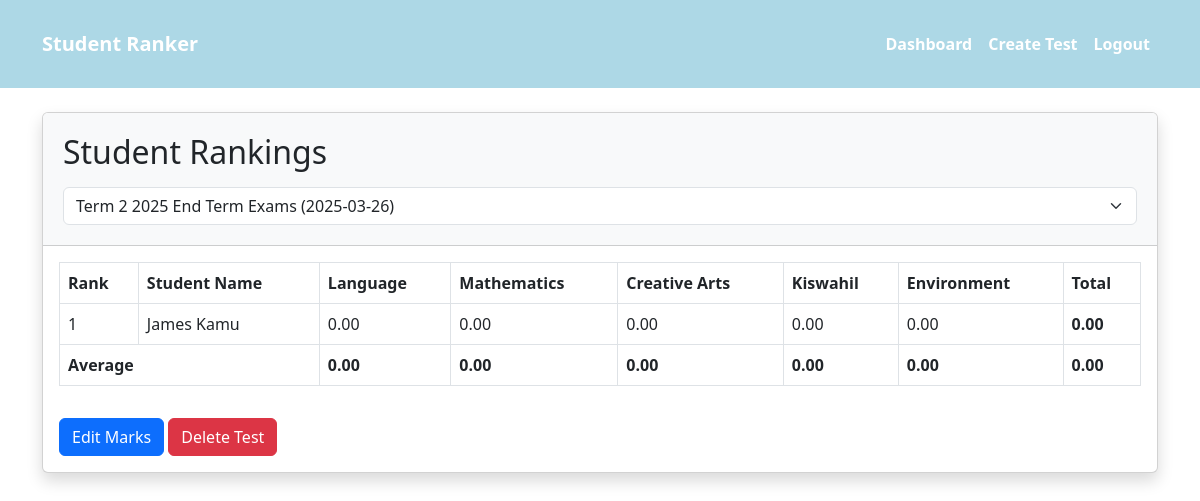
The app's page / (signed in) with its own data.
### ranking/models.py (models this page shows, shortened)
class Subject(models.Model):
    name = models.CharField(max_length=100)

class Student(models.Model):
    name = models.CharField(max_length=100)
    test = models.ForeignKey(Test, on_delete=models.CASCADE)
    class Meta:
        ordering = ['name']

### ranking/views.py (the view)
# urls.py: path('', views.dashboard, name='dashboard'),
@login_required
def dashboard(request):
    tests = Test.objects.filter(created_by=request.user, is_anonymous=False)
    latest_test = tests.order_by('-created_at').first()
    if not request.user.is_authenticated:
        anonymous_tests = Test.objects.filter(created_by=None, is_anonymous=True)
        latest_test = anonymous_tests.order_by('-created_at').first()
    ranked_students = []
    subject_averages = {}
    total_average = 0
    if latest_test:
        students = Student.objects.filter(test=latest_test).annotate(
            total_marks=Sum('mark__value')
        ).order_by('-total_marks')
        ranked_students = []
        for rank, student in enumerate(students, start=1):
            marks = {mark.subject.id: mark.value for mark in student.mark_set.all()}
            ranked_students.append({
                'rank': rank,
                'name': student.name,
                'marks': marks,
                'total': student.total_marks
            })
        subjects = latest_test.subjects.all()
        for subject in subjects:
            avg = Mark.objects.filter(
                subject=subject,
                student__test=latest_test
            ).aggregate(avg=Avg('value'))['avg'] or 0
            subject_averages[subject.id] = avg
        if students.exists():
            total_average = sum(s.total_marks for s in students) / students.count()
    context = {
        'latest_test': latest_test,
        'tests': tests if request.user.is_authenticated else [],
        'ranked_students': ranked_students,
        'subject_averages': subject_averages,
        'total_average': total_average,
    }
    if request.GET.get('test_id'):
        selected_test = get_object_or_404(Test, id=request.GET['test_id'])
        if (request.user.is_authenticated and selected_test.created_by == request.user) or \
           (not request.user.is_authenticated and selected_test.is_anonymous):
            context['latest_test'] = selected_test
    return render(request, 'ranking/dashboard.html', context)

### ranking/context_processors.py (called while the page is built)
def ranking_context(request):
    return {}

### ranking/templatetags/ranking_tags.py (called while the page is built)
@register.filter(name='get_item')
def get_item(dictionary, key):
    return dictionary.get(key)

### templates/ranking/dashboard.html (shortened to what this page needs)
{% extends "ranking/base.html" %}
{% load ranking_tags %}
{% block content %}
    <div class="card mb-4">
        <div class="card-header">
            <h2>Student Rankings</h2>
            {% if user.is_authenticated and tests %}
                <form method="get" class="mt-3">
                    <select name="test_id" class="form-select" onchange="this.form.submit()">
                        {% for test in tests %}
                            <option value="{{ test.id }}" {% if latest_test.id == test.id %}selected{% endif %}>
                                {{ test.name }} ({{ test.created_at|date:"Y-m-d" }})
                            </option>
                        {% endfor %}
                    </select>
                </form>
            {% endif %}
        </div>
        <div class="card-body">
            {% if latest_test %}
                <div class="table-responsive">
                    <table class="table table-bordered table-hover">
                        <thead class="table-header">
                            <tr>
                                <th>Rank</th>
                                <th>Student Name</th>
                                {% for subject in latest_test.subjects.all %}
                                    <th>{{ subject.name }}</th>
                                {% endfor %}
                                <th>Total</th>
                            </tr>
                        </thead>
                        <tbody>
                            {% for student in ranked_students %}
                                <tr class="{% cycle 'table-row-light' 'table-row-lighter' %}">
                                    <td>{{ student.rank }}</td>
                                    <td>{{ student.name }}</td>
                                    {% for subject in latest_test.subjects.all %}
                                        <td>{{ student.marks|get_item:subject.id|floatformat:2 }}</td>
                                    {% endfor %}
                                    <td><strong>{{ student.total|floatformat:2 }}</strong></td>
                                </tr>
                            {% endfor %}
                            <tr class="table-footer">
                                <td colspan="2"><strong>Average</strong></td>
                                {% for subject in latest_test.subjects.all %}
                                    <td><strong>{{ subject_averages|get_item:subject.id|floatformat:2 }}</strong></td>
                                {% endfor %}
                                <td><strong>{{ total_average|floatformat:2 }}</strong></td>
                            </tr>
                        </tbody>
                    </table>
                </div>
                <div class="mt-3">
                    <a href="{% url 'edit_marks' test_id=latest_test.id %}" class="btn btn-primary">Edit Marks</a>
                    {% if user.is_authenticated %}
                        <a href="{% url 'delete_test' test_id=latest_test.id %}" class="btn btn-danger">Delete Test</a>
                    {% endif %}
                </div>
            {% else %}
                <div class="alert alert-info">
                    No tests available. <a href="{% url 'create_test' %}">Create your first test</a>.
                </div>
            {% endif %}
        </div>
    </div>
{% endblock %}

### templates/ranking/base.html (shortened to what this page needs)
<!DOCTYPE html>
<html lang="en">
<head>
    <link href="https://cdn.jsdelivr.net/npm/bootstrap@5.3.0/dist/css/bootstrap.min.css" rel="stylesheet">
    {% load static %}
    <link rel="stylesheet" href="{% static 'css/style.css' %}">
</head>
<body>
    <header class="header">
        <div class="container">
            <nav class="navbar navbar-expand-lg navbar-light">
                <a class="navbar-brand" href="{% url 'dashboard' %}">Student Ranker</a>
                <div class="navbar-nav ms-auto">
                    {% if user.is_authenticated %}
                        <a class="nav-item nav-link" href="{% url 'dashboard' %}">Dashboard</a>
                        <a class="nav-item nav-link" href="{% url 'create_test' %}">Create Test</a>
                        <a class="nav-item nav-link" href="{% url 'logout' %}">Logout</a>
                    {% else %}
                        <a class="nav-item nav-link" href="{% url 'login' %}">Login</a>
                        <a class="nav-item nav-link" href="{% url 'register' %}">Register</a>
                    {% endif %}
                </div>
            </nav>
        </div>
    </header>
    <main class="container mt-4">
        {% block content %}{% endblock %}
    </main>
</body>
</html>

### static/css/style.css (style rules this page uses)
.header { background-color: #add8e6; padding: 1rem 0; }
.header .navbar-brand, .header .nav-link { color: white !important; font-weight: bold; }
.table-header { background-color: #32cd32; color: white; }
.table-row-light { background-color: #f0f0f0; }
.table-footer { background-color: #d0d0d0; font-weight: bold; }
.card { margin-bottom: 2rem; box-shadow: 0 0.5rem 1rem rgba(0, 0, 0, 0.15); }
.card-header { background-color: #f8f9fa; padding: 1.25rem; }
.btn-danger { background-color: #dc3545; border-color: #dc3545; }

### records on screen
Subject: name "Language", marks|get_item "0.00", id "0.00"
Subject: name "Mathematics", marks|get_item "0.00", id "0.00"
Subject: name "Creative Arts", marks|get_item "0.00", id "0.00"
Subject: name "Kiswahil", marks|get_item "0.00", id "0.00"
Subject: name "Environment", marks|get_item "0.00", id "0.00"
Student: name "James Kamu"

### other values on screen
{{ student.rank }} "1"
{{ student.total|floatformat:2 }} "0.00"
{{ total_average|floatformat:2 }} "0.00"
form field test_id "Term 2 2025 End Term Exams (2025-03-26)"
